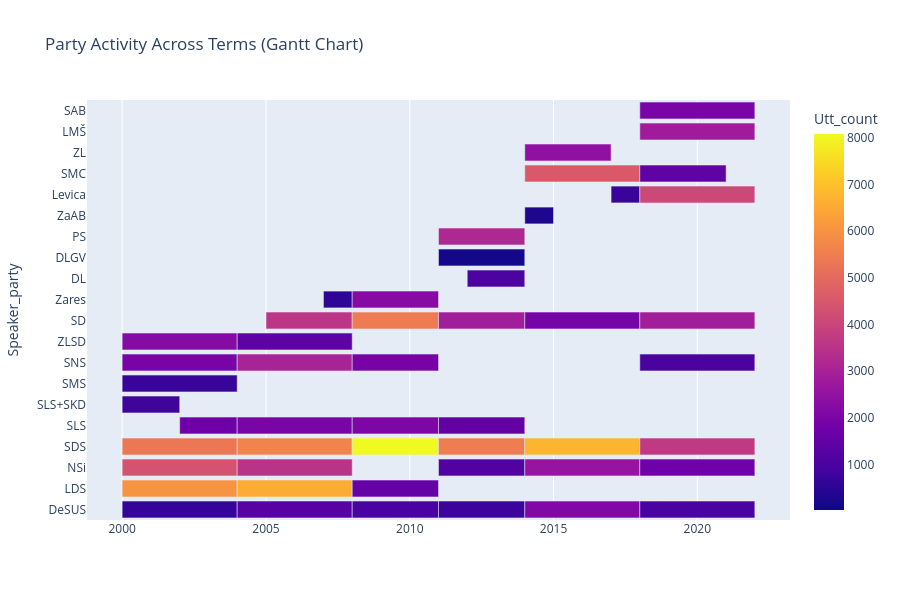

Here is the notebook cell this chart was saved with:
### Code cell
import plotly.express as px
from PIL import Image

## ALL parties as are
fig = px.timeline(
    activity,
    x_start="Start_year",
    x_end="End_year",
    y="Speaker_party",
    color="Utt_count",
    title="Party Activity Across Terms (Gantt Chart)",
    labels={"utt_count": "Utterance Count"}
)
fig.update_layout(
    height=600  # Set the height to your desired value
)
#fig.write_html("../../Figures/Sentiment_Analysis/Parties/Party_activity_Gantt.html")
fig.write_image("../../Figures/Sentiment_Analysis/Parties/Party_activity_Gantt.png")

#img = Image.open("../../Figures/Sentiment_Analysis/Parties/Party_activity_Gantt.png")
#img.save("../../Figures/Sentiment_Analysis/Parties/Party_activity_Gantt.pdf", "PDF")

fig.show()

### Figure 1 — Plotly figure (JSON) as saved in the notebook; plotly's stock layout.template omitted (floating-point values rounded to 4 significant figures)
{"data": [{"alignmentgroup": "True", "base": ["2000", "2000", "2000", "2000", "2002", "2000", "2000", "2000", "2000", "2004", "2004", "2004", "2005", "2004", "2004", "2004", "2004", "2007", "2008", "2008", "2008", "2008", "2008", "2008", "2008", "2012", "2011", "2011", "2011", "2011", "2011", "2011", "2011", "2014", "2014", "2017", "2014", "2014", "2014", "2014", "2014", "2014", "2018", "2018", "2018", "2018", "2018", "2018", "2018", "2018", "2018"], "hovertemplate": "Start_year=%{base}<br>End_year=%{x}<br>Speaker_party=%{y}<br>Utt_count=%{marker.color}<extra></extra>", "legendgroup": "", "marker": {"color": [666, 6036, 4375, 5330, 1719, 809, 705, 1935, 2201, 1282, 6531, 3502, 3579, 5656, 1969, 3040, 1398, 557, 989, 1533, 5439, 8082, 2041, 1910, 2233, 1053, 93, 753, 1176, 3189, 2865, 5479, 1484, 21, 2115, 697, 2567, 1918, 6740, 4556, 2434, 305, 987, 2810, 4105, 1738, 1955, 2862, 3688, 1450, 1017], "coloraxis": "coloraxis", "pattern": {"shape": ""}}, "name": "", "offsetgroup": "", "orientation": "h", "showlegend": false, "textposition": "auto", "type": "bar", "x": [126230400000, 126230400000, 126230400000, 126230400000, 63072000000, 63158400000, 126230400000, 126230400000, 126230400000, 126230400000, 126230400000, 126230400000, 94608000000, 126230400000, 126230400000, 126230400000, 126230400000, 31536000000, 94694400000, 94694400000, 94694400000, 94694400000, 94694400000, 94694400000, 94694400000, 63158400000, 94694400000, 94694400000, 94694400000, 94694400000, 94694400000, 94694400000, 94694400000, 0, 126230400000, 31536000000, 126230400000, 126230400000, 126230400000, 126230400000, 94694400000, 31536000000, 126230400000, 126230400000, 126230400000, 126230400000, 126230400000, 126230400000, 126230400000, 94694400000, 126230400000], "xaxis": "x", "y": ["DeSUS", "LDS", "NSi", "SDS", "SLS", "SLS+SKD", "SMS", "SNS", "ZLSD", "DeSUS", "LDS", "NSi", "SD", "SDS", "SLS", "SNS", "ZLSD", "Zares", "DeSUS", "LDS", "SD", "SDS", "SLS", "SNS", "Zares", "DL", "DLGV", "DeSUS", "NSi", "PS", "SD", "SDS", "SLS", "ZaAB", "DeSUS", "Levica", "NSi", "SD", "SDS", "SMC", "ZL", "ZaAB", "DeSUS", "LMŠ", "Levica", "NSi", "SAB", "SD", "SDS", "SMC", "SNS"], "yaxis": "y"}], "layout": {"barmode": "overlay", "coloraxis": {"colorbar": {"title": {"text": "Utt_count"}}, "colorscale": [[0, "#0d0887"], [0.1111, "#46039f"], [0.2222, "#7201a8"], [0.3333, "#9c179e"], [0.4444, "#bd3786"], [0.5556, "#d8576b"], [0.6667, "#ed7953"], [0.7778, "#fb9f3a"], [0.8889, "#fdca26"], [1, "#f0f921"]]}, "height": 600, "legend": {"tracegroupgap": 0}, "title": {"text": "Party Activity Across Terms (Gantt Chart)"}, "xaxis": {"anchor": "y", "domain": [0, 1], "type": "date"}, "yaxis": {"anchor": "x", "domain": [0, 1], "title": {"text": "Speaker_party"}}}}
